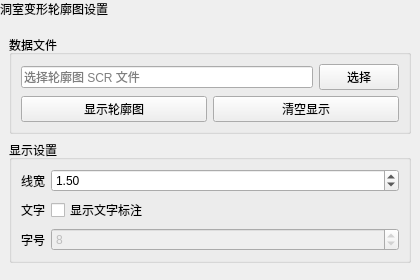
<?xml version='1.0' encoding='utf-8'?>
<ui version="4.0">
 <class>PostContourReaderWidget</class>
 <widget class="QWidget" name="PostContourReaderWidget">
  <property name="geometry">
   <rect>
    <x>0</x>
    <y>0</y>
    <width>420</width>
    <height>280</height>
   </rect>
  </property>
  <property name="windowTitle">
   <string>洞室变形轮廓图</string>
  </property>
  <layout class="QVBoxLayout" name="verticalLayout">
   <property name="leftMargin">
    <number>0</number>
   </property>
   <property name="topMargin">
    <number>0</number>
   </property>
   <property name="rightMargin">
    <number>0</number>
   </property>
   <property name="bottomMargin">
    <number>0</number>
   </property>
   <property name="spacing">
    <number>8</number>
   </property>
   <item>
    <widget class="QLabel" name="pageHeaderLabel">
     <property name="sizePolicy">
      <sizepolicy hsizetype="Preferred" vsizetype="Fixed">
       <horstretch>0</horstretch>
       <verstretch>0</verstretch>
      </sizepolicy>
     </property>
     <property name="text">
      <string>洞室变形轮廓图设置</string>
     </property>
    </widget>
   </item>
   <item>
    <layout class="QVBoxLayout" name="contentLayout">
     <property name="leftMargin">
      <number>9</number>
     </property>
     <property name="topMargin">
      <number>9</number>
     </property>
     <property name="rightMargin">
      <number>9</number>
     </property>
     <property name="bottomMargin">
      <number>9</number>
     </property>
     <property name="spacing">
      <number>6</number>
     </property>
     <item>
      <widget class="QGroupBox" name="fileGroupBox">
       <property name="title">
        <string>数据文件</string>
       </property>
       <layout class="QVBoxLayout" name="fileVBoxLayout">
        <property name="leftMargin">
         <number>9</number>
        </property>
        <property name="topMargin">
         <number>9</number>
        </property>
        <property name="rightMargin">
         <number>9</number>
        </property>
        <property name="bottomMargin">
         <number>9</number>
        </property>
        <item>
         <layout class="QHBoxLayout" name="fileHBoxLayout">
          <item>
           <widget class="QLineEdit" name="filePathLineEdit">
            <property name="placeholderText">
             <string>选择轮廓图 SCR 文件</string>
            </property>
            <property name="minimumSize">
             <size>
              <width>10</width>
              <height>0</height>
             </size>
            </property>
           </widget>
          </item>
          <item>
           <widget class="QPushButton" name="browseButton">
            <property name="text">
             <string>选择</string>
            </property>
           </widget>
          </item>
          <property name="leftMargin">
           <number>0</number>
          </property>
          <property name="topMargin">
           <number>0</number>
          </property>
          <property name="rightMargin">
           <number>0</number>
          </property>
          <property name="bottomMargin">
           <number>0</number>
          </property>
         </layout>
        </item>
        <item>
         <layout class="QHBoxLayout" name="buttonHBoxLayout">
          <item>
           <widget class="QPushButton" name="loadButton">
            <property name="text">
             <string>显示轮廓图</string>
            </property>
           </widget>
          </item>
          <item>
           <widget class="QPushButton" name="clearButton">
            <property name="text">
             <string>清空显示</string>
            </property>
           </widget>
          </item>
          <property name="leftMargin">
           <number>0</number>
          </property>
          <property name="topMargin">
           <number>0</number>
          </property>
          <property name="rightMargin">
           <number>0</number>
          </property>
          <property name="bottomMargin">
           <number>0</number>
          </property>
         </layout>
        </item>
       </layout>
      </widget>
     </item>
     <item>
      <widget class="QGroupBox" name="displayGroupBox">
       <property name="title">
        <string>显示设置</string>
       </property>
       <layout class="QFormLayout" name="displayFormLayout">
        <property name="leftMargin">
         <number>9</number>
        </property>
        <property name="topMargin">
         <number>9</number>
        </property>
        <property name="rightMargin">
         <number>9</number>
        </property>
        <property name="bottomMargin">
         <number>9</number>
        </property>
        <item row="0" column="0">
         <widget class="QLabel" name="lineWidthTextLabel">
          <property name="text">
           <string>线宽</string>
          </property>
         </widget>
        </item>
        <item row="0" column="1">
         <widget class="QDoubleSpinBox" name="lineWidthDoubleSpinBox">
          <property name="minimum">
           <double>1.000000000000000</double>
          </property>
          <property name="maximum">
           <double>8.000000000000000</double>
          </property>
          <property name="singleStep">
           <double>0.500000000000000</double>
          </property>
          <property name="value">
           <double>1.500000000000000</double>
          </property>
          <property name="minimumSize">
           <size>
            <width>10</width>
            <height>0</height>
           </size>
          </property>
         </widget>
        </item>
        <item row="1" column="0">
         <widget class="QLabel" name="textVisibleTextLabel">
          <property name="text">
           <string>文字</string>
          </property>
         </widget>
        </item>
        <item row="1" column="1">
         <widget class="QCheckBox" name="showTextCheckBox">
          <property name="text">
           <string>显示文字标注</string>
          </property>
          <property name="checked">
           <bool>false</bool>
          </property>
         </widget>
        </item>
        <item row="2" column="0">
         <widget class="QLabel" name="fontSizeTextLabel">
          <property name="text">
           <string>字号</string>
          </property>
         </widget>
        </item>
        <item row="2" column="1">
         <widget class="QSpinBox" name="textFontSizeSpinBox">
          <property name="enabled">
           <bool>false</bool>
          </property>
          <property name="minimum">
           <number>6</number>
          </property>
          <property name="maximum">
           <number>24</number>
          </property>
          <property name="value">
           <number>8</number>
          </property>
          <property name="minimumSize">
           <size>
            <width>10</width>
            <height>0</height>
           </size>
          </property>
         </widget>
        </item>
       </layout>
      </widget>
     </item>
     <item>
      <spacer name="verticalSpacer">
       <property name="orientation">
        <enum>Qt::Vertical</enum>
       </property>
       <property name="sizeHint" stdset="0">
        <size>
         <width>20</width>
         <height>40</height>
        </size>
       </property>
      </spacer>
     </item>
    </layout>
   </item>
  </layout>
 </widget>
 <resources />
 <connections />
</ui>
